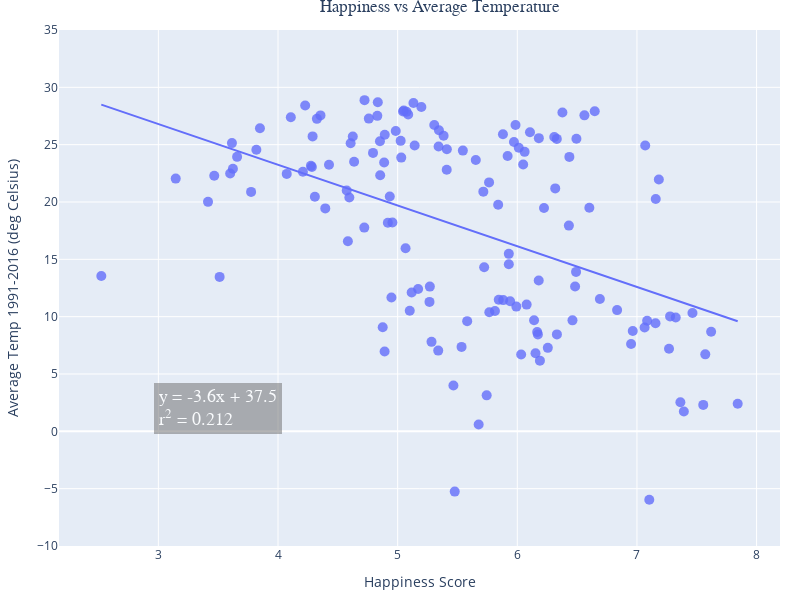

Notebook cell for this chart:
### Markdown cell above
### Weather and Happiness
Does better weather make you happier?

### Code cell
# WEATHER AND HAPPINESS

# Scatter plot with linear regression
fig = px.scatter(weather_data, x="Happiness Score", y="Average Temp",  
                 hover_name="Country", trendline="ols",range_y=(-10,35),
                 width=800, height=600)
                 

# Get results from linear regression 
model = px.get_trendline_results(fig)
results = model.iloc[0]["px_fit_results"]
alpha = round(results.params[0],1)
beta = round(results.params[1],1)
r_squared = results.rsquared

# Create text for regression paramaters
line1 = 'y = ' + str(beta) + 'x' + ' + ' + str(alpha) 
line2 = 'r<sup>2</sup> = ' + str(round(r_squared, 3))
summary = line1 + '<br>' + line2 

# Add to the plot
fig.add_annotation(x=3.5, y=2, xref="x", yref="y", text=summary,
                   font=dict(family="Courier New, monospace", size=18, color="#ffffff"),
                   showarrow=False, align="left",
                   borderwidth=2, borderpad=4, bgcolor="rgba(100,100,100, 0.6)",
                   opacity=0.8)

# Format titles and axes
fig.update_layout(margin=dict(l=20, r=20, t=30, b=20), title_font_family="Arial", 
                  title={'text': "Happiness vs Average Temperature", 'y':1, 'x':0.55, 'xanchor': 'center', 'yanchor': 'top'})
fig.update_xaxes(title="Happiness Score", showgrid=True)
fig.update_yaxes(title="Average Temp 1991-2016 (deg Celsius)", showgrid=True)
fig.update_traces(marker=dict(size=10, opacity=0.8), selector=dict(mode='markers')) # formatting of dots
fig.show()

### Figure 1 — Plotly figure (JSON) as saved in the notebook; plotly's stock layout.template omitted (floating-point values rounded to 4 significant figures; data arrays with more than 128 entries replaced by an {"elided": "..."} marker saying what was removed)
{"data": [{"hovertemplate": "<b>%{hovertext}</b><br><br>Happiness Score=%{x}<br>Average Temp=%{y}<extra></extra>", "hovertext": {"elided": "149 str values"}, "legendgroup": "", "marker": {"color": "#636efa", "opacity": 0.8, "size": 10, "symbol": "circle"}, "mode": "markers", "name": "", "orientation": "v", "showlegend": false, "type": "scatter", "x": {"elided": "149 float values"}, "xaxis": "x", "y": {"elided": "149 float values"}, "yaxis": "y"}, {"hovertemplate": "<b>OLS trendline</b><br>Average Temp = -3.55184 * Happiness Score + 37.4551<br>R<sup>2</sup>=0.211714<br><br>Happiness Score=%{x}<br>Average Temp=%{y} <b>(trend)</b><extra></extra>", "legendgroup": "", "marker": {"color": "#636efa", "symbol": "circle"}, "mode": "lines", "name": "", "showlegend": false, "type": "scatter", "x": {"elided": "144 float values"}, "xaxis": "x", "y": {"elided": "144 float values"}, "yaxis": "y"}], "layout": {"annotations": [{"align": "left", "bgcolor": "rgba(100,100,100, 0.6)", "borderpad": 4, "borderwidth": 2, "font": {"color": "#ffffff", "family": "Courier New, monospace", "size": 18}, "opacity": 0.8, "showarrow": false, "text": "y = -3.6x + 37.5<br>r<sup>2</sup> = 0.212", "x": 3.5, "xref": "x", "y": 2, "yref": "y"}], "height": 600, "legend": {"tracegroupgap": 0}, "margin": {"b": 20, "l": 20, "r": 20, "t": 30}, "title": {"font": {"family": "Arial"}, "text": "Happiness vs Average Temperature", "x": 0.55, "xanchor": "center", "y": 1, "yanchor": "top"}, "width": 800, "xaxis": {"anchor": "y", "domain": [0, 1], "showgrid": true, "title": {"text": "Happiness Score"}}, "yaxis": {"anchor": "x", "domain": [0, 1], "range": [-10, 35], "showgrid": true, "title": {"text": "Average Temp 1991-2016 (deg Celsius)"}}}}
